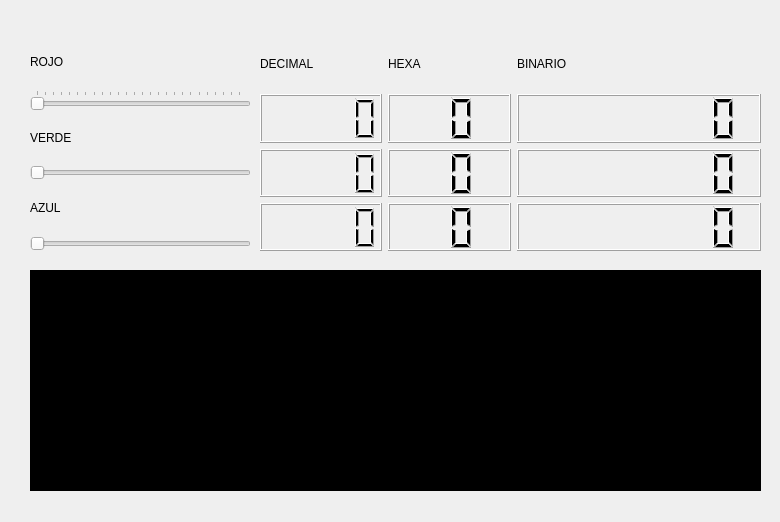
<?xml version="1.0" encoding="UTF-8"?>
<ui version="4.0">
 <class>Dialog</class>
 <widget class="QDialog" name="Dialog">
  <property name="geometry">
   <rect>
    <x>0</x>
    <y>0</y>
    <width>780</width>
    <height>522</height>
   </rect>
  </property>
  <property name="windowTitle">
   <string>Dialog</string>
  </property>
  <property name="styleSheet">
   <string notr="true"/>
  </property>
  <widget class="QWidget" name="widget" native="true">
   <property name="geometry">
    <rect>
     <x>30</x>
     <y>270</y>
     <width>731</width>
     <height>221</height>
    </rect>
   </property>
   <property name="styleSheet">
    <string notr="true">background-color: rgb(0, 0, 0);</string>
   </property>
  </widget>
  <widget class="QWidget" name="layoutWidget">
   <property name="geometry">
    <rect>
     <x>260</x>
     <y>40</y>
     <width>501</width>
     <height>211</height>
    </rect>
   </property>
   <layout class="QGridLayout" name="gridLayout">
    <item row="3" column="1">
     <widget class="QLCDNumber" name="lcdNumber_6">
      <property name="digitCount">
       <number>2</number>
      </property>
      <property name="mode">
       <enum>QLCDNumber::Hex</enum>
      </property>
     </widget>
    </item>
    <item row="3" column="0">
     <widget class="QLCDNumber" name="lcdNumber_3"/>
    </item>
    <item row="2" column="0">
     <widget class="QLCDNumber" name="lcdNumber_2"/>
    </item>
    <item row="2" column="1">
     <widget class="QLCDNumber" name="lcdNumber_5">
      <property name="digitCount">
       <number>2</number>
      </property>
      <property name="mode">
       <enum>QLCDNumber::Hex</enum>
      </property>
     </widget>
    </item>
    <item row="1" column="0">
     <widget class="QLCDNumber" name="lcdNumber"/>
    </item>
    <item row="0" column="0">
     <widget class="QLabel" name="label_4">
      <property name="text">
       <string>DECIMAL</string>
      </property>
     </widget>
    </item>
    <item row="0" column="1">
     <widget class="QLabel" name="label_5">
      <property name="text">
       <string>HEXA</string>
      </property>
     </widget>
    </item>
    <item row="1" column="1">
     <widget class="QLCDNumber" name="lcdNumber_4">
      <property name="digitCount">
       <number>2</number>
      </property>
      <property name="mode">
       <enum>QLCDNumber::Hex</enum>
      </property>
     </widget>
    </item>
    <item row="2" column="2" colspan="2">
     <widget class="QLCDNumber" name="lcdNumber_8">
      <property name="digitCount">
       <number>8</number>
      </property>
      <property name="mode">
       <enum>QLCDNumber::Bin</enum>
      </property>
     </widget>
    </item>
    <item row="3" column="2" colspan="2">
     <widget class="QLCDNumber" name="lcdNumber_9">
      <property name="digitCount">
       <number>8</number>
      </property>
      <property name="mode">
       <enum>QLCDNumber::Bin</enum>
      </property>
     </widget>
    </item>
    <item row="1" column="2" colspan="2">
     <widget class="QLCDNumber" name="lcdNumber_7">
      <property name="digitCount">
       <number>8</number>
      </property>
      <property name="mode">
       <enum>QLCDNumber::Bin</enum>
      </property>
     </widget>
    </item>
    <item row="0" column="2" colspan="2">
     <widget class="QLabel" name="label_6">
      <property name="text">
       <string>BINARIO</string>
      </property>
     </widget>
    </item>
   </layout>
  </widget>
  <widget class="QWidget" name="layoutWidget">
   <property name="geometry">
    <rect>
     <x>30</x>
     <y>40</y>
     <width>221</width>
     <height>211</height>
    </rect>
   </property>
   <layout class="QGridLayout" name="gridLayout_2">
    <item row="0" column="0">
     <widget class="QLabel" name="label">
      <property name="text">
       <string>ROJO</string>
      </property>
     </widget>
    </item>
    <item row="1" column="0">
     <widget class="QSlider" name="horizontalSlider">
      <property name="maximum">
       <number>255</number>
      </property>
      <property name="orientation">
       <enum>Qt::Horizontal</enum>
      </property>
      <property name="tickPosition">
       <enum>QSlider::TicksAbove</enum>
      </property>
      <property name="tickInterval">
       <number>10</number>
      </property>
     </widget>
    </item>
    <item row="2" column="0">
     <widget class="QLabel" name="label_2">
      <property name="text">
       <string>VERDE</string>
      </property>
     </widget>
    </item>
    <item row="3" column="0">
     <widget class="QSlider" name="horizontalSlider_2">
      <property name="maximum">
       <number>255</number>
      </property>
      <property name="orientation">
       <enum>Qt::Horizontal</enum>
      </property>
     </widget>
    </item>
    <item row="4" column="0">
     <widget class="QLabel" name="label_3">
      <property name="text">
       <string>AZUL</string>
      </property>
      <property name="margin">
       <number>0</number>
      </property>
     </widget>
    </item>
    <item row="5" column="0">
     <widget class="QSlider" name="horizontalSlider_3">
      <property name="maximum">
       <number>255</number>
      </property>
      <property name="orientation">
       <enum>Qt::Horizontal</enum>
      </property>
     </widget>
    </item>
   </layout>
  </widget>
 </widget>
 <resources/>
 <connections/>
</ui>
